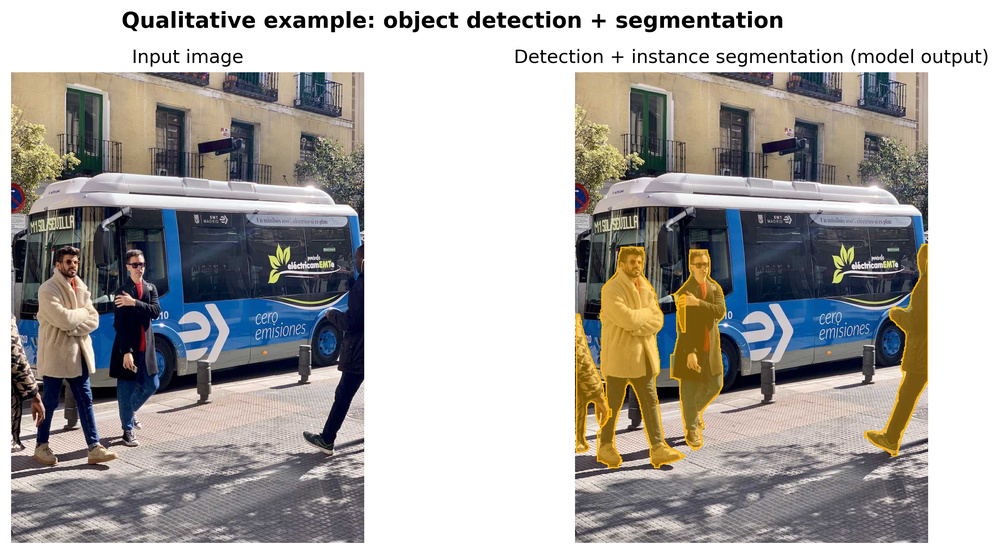
#> input picture reports/report_qualitative_bus_example.png, 1000 x 554 px, shrunk from 2699 x 1495 before the run, found by its file name
$ jupyter execute 'Görüntü_İşleme_Projesi_Gürültü_Temizleme_ve_Maskeleme.ipynb'
#> lines starting #> are read from the running program, lines starting #| are printed output that depends on the picture; after the words box and inside, x2 and y2 are one past the last pixel; in counts of white or black regions, pixels touching at a corner belong together
Adım 1: Hazırlık ve Dosya Yükleme

[cell 1]
# Gerekli kütüphaneleri içe aktarın
import cv2
import numpy as np
from matplotlib import pyplot as plt
from google.colab.patches import cv2_imshow
from google.colab import files

print("Adım 1: Dosya Yükleniyor...")
# Dosyanızı Colab'a yükleyin. 'Mona_Lisa renkli normal.jpg' dosyasını seçin.
uploaded = files.upload()
#> the answer given: report_qualitative_bus_example.png

# Yüklenen dosyanın adını alın
for filename in uploaded.keys():
    image_path = filename

# Görüntüyü renkli olarak oku
color_image = cv2.imread(image_path)
#> color_image is the input picture: shape (554, 1000, 3); mean B, G, R 167.7, 170.2, 172.8

if color_image is None:
    print("Hata: Görüntü okunamadı. Dosya yolu veya adı yanlış olabilir.")
else:
    # OpenCV, görüntüyü BGR formatında okur. RGB formatına çevirelim.
    color_image_rgb = cv2.cvtColor(color_image, cv2.COLOR_BGR2RGB)
    plt.imshow(color_image_rgb)
    plt.title('Orijinal Renkli Görüntü')
    plt.axis('off')
    plt.show()
    print("Görüntü başarıyla yüklendi.")

Adım 2: Renk Kanalı Histogram Analizi

[cell 2]
print("\nAdım 2: Renk Kanalı Histogram Analizi")

# Renk kanallarını ayır
b, g, r = cv2.split(color_image)
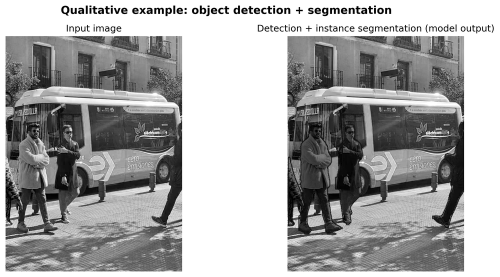
#> b: shape (554, 1000) (shown at 1/2 size); min 0, max 255, mean 167.7
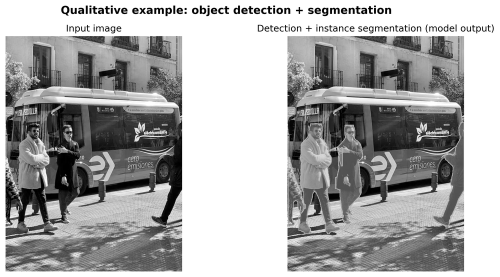
#> g: shape (554, 1000) (shown at 1/2 size); min 0, max 255, mean 170.2
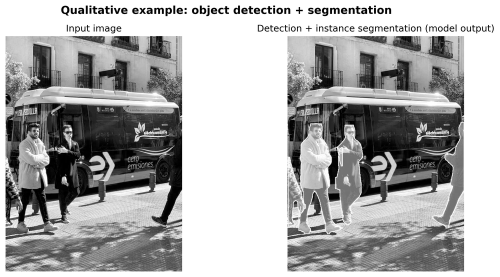
#> r: shape (554, 1000) (shown at 1/2 size); min 0, max 255, mean 172.8

# Her bir kanal için histogramları hesapla
hist_b = cv2.calcHist([b], [0], None, [256], [0, 256])
#> hist_b = 256 values, max 204609 at index 255, min 236 at index 239, mean 2164.1
hist_g = cv2.calcHist([g], [0], None, [256], [0, 256])
#> hist_g = 256 values, max 204537 at index 255, min 257 at index 245, mean 2164.1
hist_r = cv2.calcHist([r], [0], None, [256], [0, 256])
#> hist_r = 256 values, max 205274 at index 255, min 591 at index 247, mean 2164.1

# Histogramları çizdir
plt.figure(figsize=(15, 6))
plt.title('Her Bir Renk Kanalının Histogramı')
plt.xlabel("Piksel Değeri")
plt.ylabel("Piksel Sayısı")
plt.grid(True)
plt.plot(hist_b, color='blue', label='Mavi Kanal')
plt.plot(hist_g, color='green', label='Yeşil Kanal')
plt.plot(hist_r, color='red', label='Kırmızı Kanal')
plt.xlim([0, 256])
plt.legend()
plt.show()
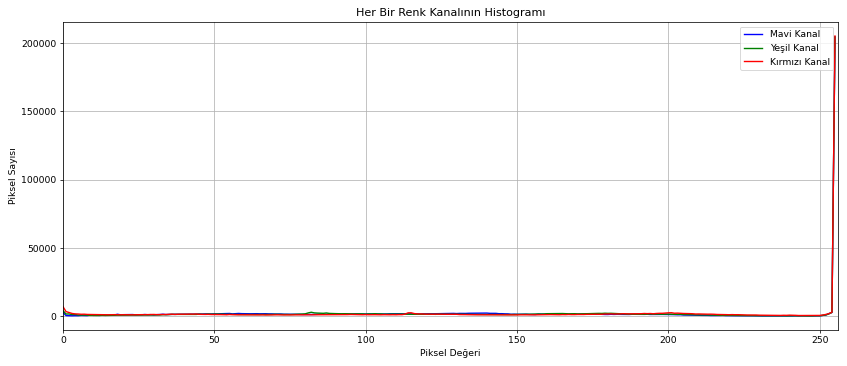
#> figure drawn by matplotlib, 1 panel; curve peaks at x = 255, y = 204609; curve peaks at x = 255, y = 204537; curve peaks at x = 255, y = 205274

print("Histogramlar incelendiğinde, görüntünün genel renk tonlamasına uygun olarak her kanalın farklı bir dağılım sergilediği gözlemleniyor.")

Adım 3 ve 4: Gri Tonlamaya Çevirme, Histogram Sıralama ve Eşikleme

[cell 3]
print("\nAdım 3 ve 4: Gri Tonlamaya Çevirme ve Eşikleme")

# Renkli görüntüyü gri tonlamaya çevir
gray_image = cv2.cvtColor(color_image, cv2.COLOR_BGR2GRAY)
plt.imshow(gray_image, cmap='gray')
plt.title('Gri Tonlamalı Görüntü')
plt.axis('off')
plt.show()

# Gri tonlamalı görüntünün histogramını hesapla
hist_gray = cv2.calcHist([gray_image], [0], None, [256], [0, 256])
#> hist_gray = 256 values, max 204399 at index 255, min 261 at index 246, mean 2164.1

# Piksel değerlerini ve piksel sayılarını birleştirip sıralama
pixels_and_counts = list(zip(range(256), hist_gray.flatten()))
#> pixels_and_counts = 256 pairs, first value 0 to 255, second value 261 to 204399
pixels_and_counts.sort(key=lambda x: x[1], reverse=True) # En çok bulunan pikselden en aza doğru sırala

print("\nHistogram Piksel Değerleri (Piksel Sayısına Göre Sıralı):")
for i in range(10):
    print(f"Sıra {i+1}: Piksel Değeri: {pixels_and_counts[i][0]}, Sayısı: {pixels_and_counts[i][1]:.0f}")
#> this loop made 10 passes
#| Sıra 1: Piksel Değeri: 255, Sayısı: 204399
#| Sıra 2: Piksel Değeri: 254, Sayısı: 3056
#| Sıra 3: Piksel Değeri: 84, Sayısı: 2689
#| Sıra 4: Piksel Değeri: 0, Sayısı: 2605
#| Sıra 5: Piksel Değeri: 85, Sayısı: 2595
#> (further printed lines are left out)

# Histogram grafiği
plt.figure(figsize=(10, 5))
plt.title("Gri Tonlamalı Görüntü Histogramı")
plt.xlabel("Piksel Değeri")
plt.ylabel("Piksel Sayısı")
plt.grid(True)
plt.plot(hist_gray, color='black')
plt.xlim([0, 256])
plt.show()
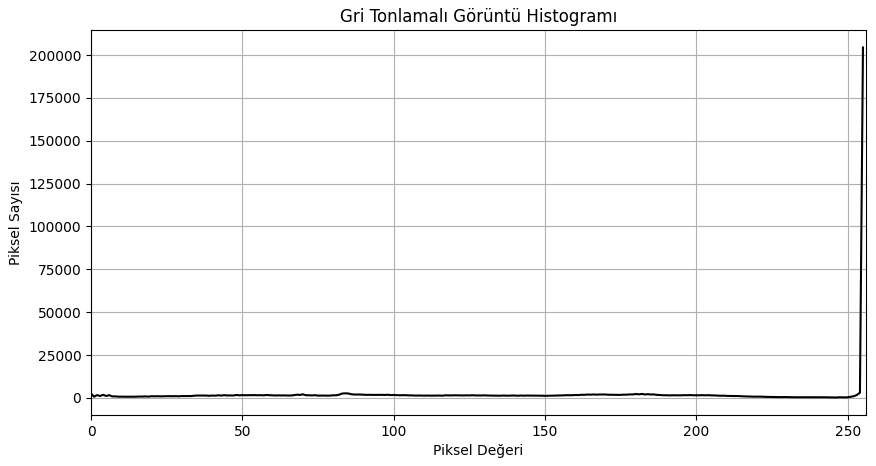
#> figure drawn by matplotlib, 1 panel; curve peaks at x = 255, y = 204399

# Manuel bir eşik değeri belirle. Örneğin, parlak pikselleri silmek için yüksek bir eşik.
# Mona Lisa'nın karanlık giysilerini ve arka planını ayırmak için deneme amaçlı 100 değeri kullanabiliriz.
# Resimdeki koyu bölgeler bu eşiğin altına düşecektir.
threshold_value = 100

# Eşikleme işlemi (thresholding). Belirlenen eşiğin altındaki tüm pikselleri 0 (siyah) yap.
# Bu, koyu bölgeleri tamamen silecektir.
# cv2.THRESH_BINARY_INV kullanırsak eşiğin üstü 0 olur.
# Biz eşiğin altını silmek istediğimiz için THRESH_BINARY kullanıyoruz ve beyazı 255'ten 0'a çekiyoruz.
# İyileştirme: cv2.threshold fonksiyonu, THRESH_BINARY ile eşiğin altındaki pikselleri 0 yapar.
# Bu durumda, 100'den küçük pikseller 0, büyük pikseller 255 olacaktır.
# Biz tam tersini yapalım: eşiğin altındaki pikselleri silmek için 0 yapalım.
_, thresholded_image = cv2.threshold(gray_image, threshold_value, 255, cv2.THRESH_BINARY)
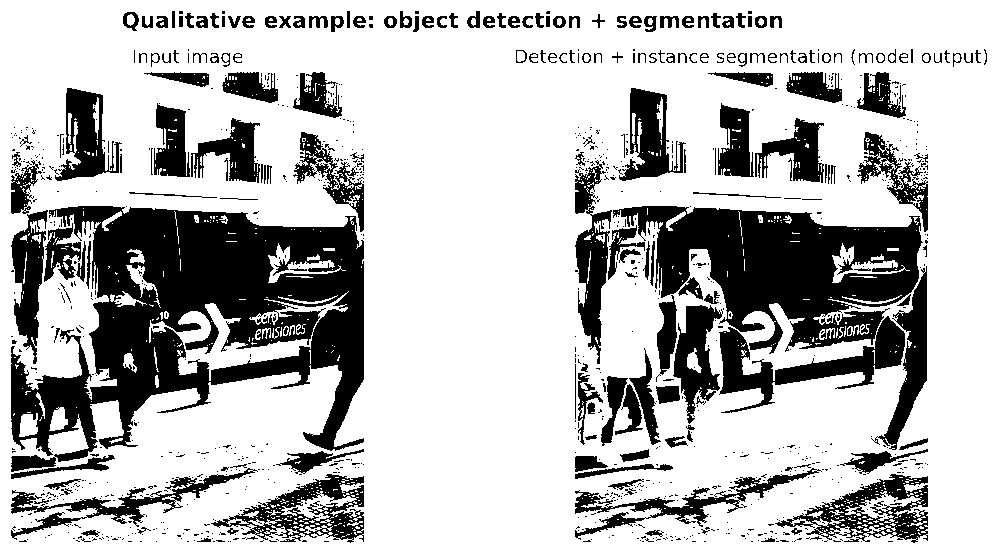
#> thresholded_image: shape (554, 1000); 73.7% white; 1058 black regions (856 under 20 px), largest, box (x1, y1, x2, y2) and area: (11, 206, 364, 472) 46175, (613, 206, 923, 413) 29206, (211, 474, 364, 543) 3875
# NOT: Eğer karanlık pikselleri silmek istiyorsanız yukarıdaki kod yerine aşağıdaki kullanılmalı:
# Sadece parlak bölgeleri bırakıp koyu bölgeleri (eşik altını) silmek
thresholded_image_silinen = np.where(gray_image < threshold_value, 0, gray_image)
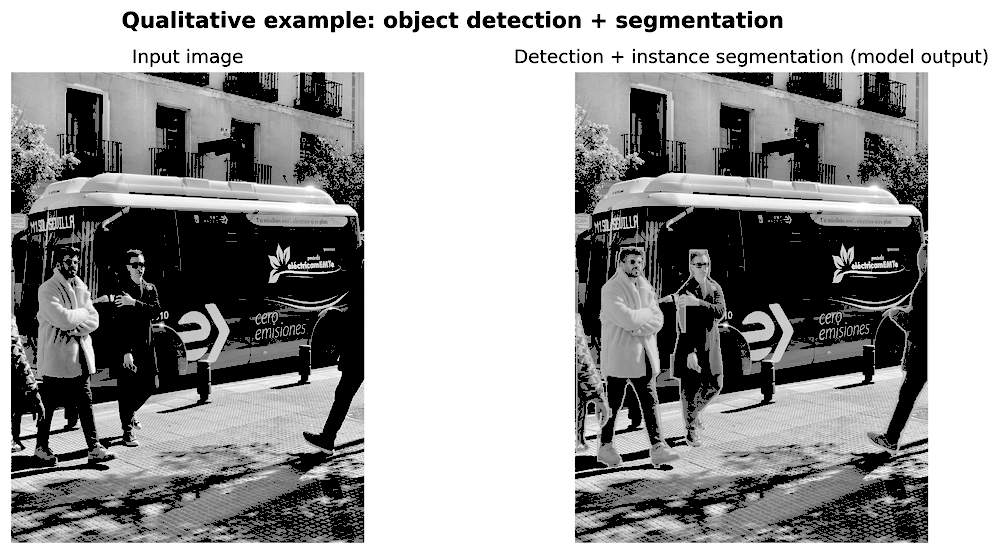
#> thresholded_image_silinen: shape (554, 1000); min 0, max 255, mean 156.3

plt.imshow(thresholded_image_silinen, cmap='gray')
plt.title(f'Eşikleme Uygulanmış Görüntü (Eşik = {threshold_value})')
plt.axis('off')
plt.show()

Adım 5: Sonuçların Karşılaştırılması

[cell 4]
print("\nAdım 5: Sonuçların Karşılaştırması")

# Orijinal, gri tonlamalı ve işlenmiş görüntüleri yan yana göster
plt.figure(figsize=(15, 5))

# Orijinal Renkli Görüntü
plt.subplot(1, 3, 1)
plt.imshow(color_image_rgb)
plt.title('1. Orijinal Renkli')
plt.axis('off')

# Gri Tonlamalı Görüntü
plt.subplot(1, 3, 2)
plt.imshow(gray_image, cmap='gray')
plt.title('2. Gri Tonlamalı')
plt.axis('off')

# Eşiklenmiş Görüntü
plt.subplot(1, 3, 3)
plt.imshow(thresholded_image_silinen, cmap='gray')
plt.title(f'3. Eşiklenmiş (Eşik: {threshold_value})')
plt.axis('off')

plt.tight_layout()
plt.show()

print("\nİşlem Özeti:")
print("1. Renkli görüntünün her bir renk kanalının (RGB) histogramları ayrı ayrı analiz edildi.")
print("2. Görüntü, eşikleme işlemi için gri tonlamaya çevrildi.")
print("3. Gri tonlamalı histogram piksel sayısına göre sıralanarak, en yaygın renk tonları gözlemlendi.")
print(f"4. Belirlenen {threshold_value} eşik değerinin altındaki tüm pikseller 'silinerek' (değeri 0 yapılarak) yeni bir görüntü oluşturuldu.")
print("5. Sonuç görselleştirildiğinde, eşik değeri altında kalan koyu bölgelerin tamamen silindiği ve sadece parlak bölgelerin kaldığı görüldü.")

$ run again, on reports/report_dashboard_finetune_lite_v2.png
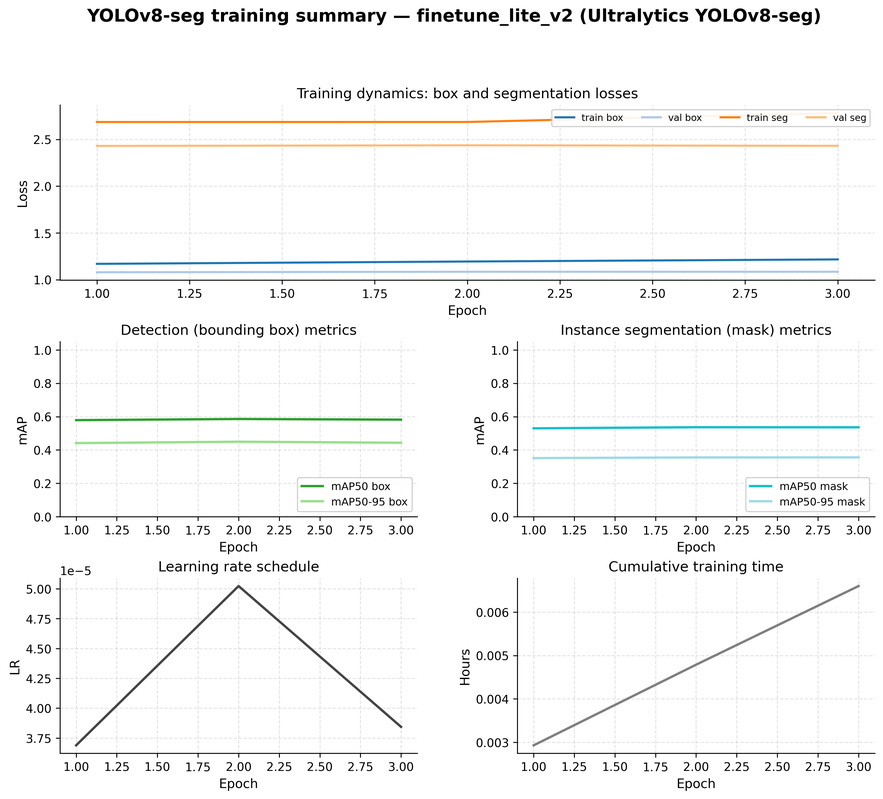
#> input picture reports/report_dashboard_finetune_lite_v2.png, 883 x 799 px, shrunk from 3149 x 2847 before the run, found by its file name
#> color_image is the input picture: shape (799, 883, 3); mean B, G, R 246.3, 246.6, 246.2
#> hist_b = 256 values, max 594798 at index 255, min 73 at index 94, mean 2755.9
#> hist_g = 256 values, max 594201 at index 255, min 69 at index 93, mean 2755.9
#> hist_r = 256 values, max 599641 at index 255, min 74 at index 134, mean 2755.9
#> `plt.show()`:
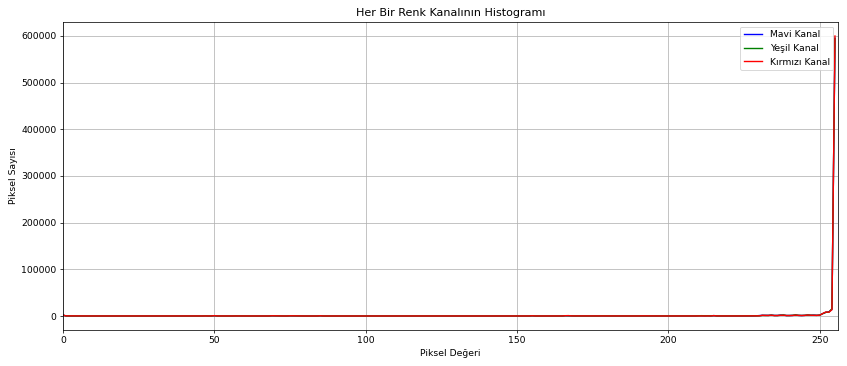
#> figure drawn by matplotlib, 1 panel; curve peaks at x = 255, y = 594798; curve peaks at x = 255, y = 594201; curve peaks at x = 255, y = 599641
#> hist_gray = 256 values, max 593978 at index 255, min 80 at index 134, mean 2755.9
#> pixels_and_counts = 256 pairs, first value 0 to 255, second value 80 to 593978
#> the loop `for i in range(10):` made 10 passes
#| Sıra 1: Piksel Değeri: 255, Sayısı: 593978
#| Sıra 2: Piksel Değeri: 254, Sayısı: 15346
#| Sıra 3: Piksel Değeri: 253, Sayısı: 8890
#| Sıra 4: Piksel Değeri: 252, Sayısı: 7863
#| Sıra 5: Piksel Değeri: 251, Sayısı: 5224
#> (further printed lines are left out)
#> thresholded_image: shape (799, 883); 97.6% white; black in thin lines or dots
#> `thresholded_image_silinen = np.where(gray_image < threshold_value, 0, ..`:
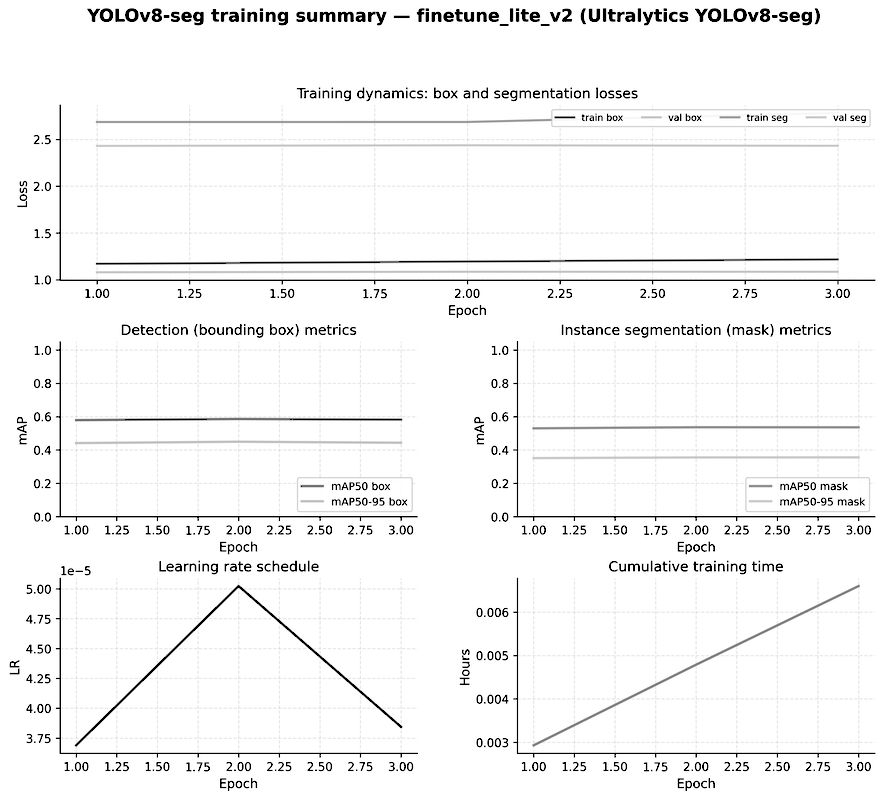
#> thresholded_image_silinen: shape (799, 883); min 0, max 255, mean 245.3
